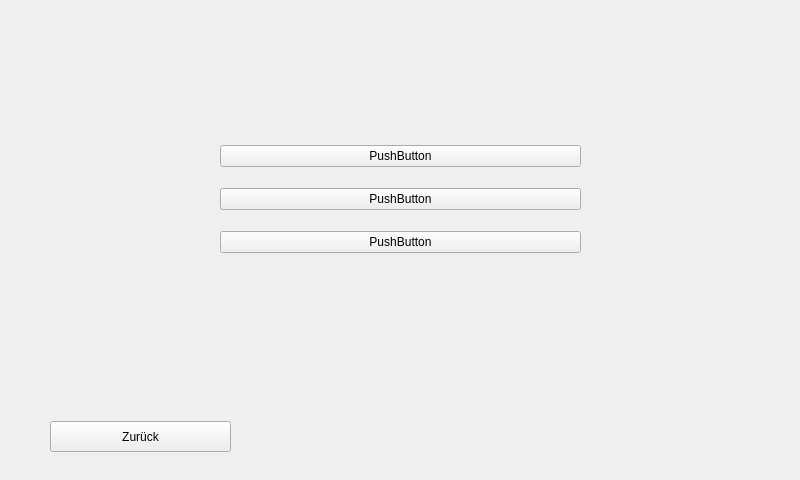
<?xml version="1.0" encoding="UTF-8"?>
<ui version="4.0">
 <class>WindowRezepte</class>
 <widget class="QWidget" name="WindowRezepte">
  <property name="geometry">
   <rect>
    <x>0</x>
    <y>0</y>
    <width>800</width>
    <height>480</height>
   </rect>
  </property>
  <property name="windowTitle">
   <string>Form</string>
  </property>
  <widget class="QStackedWidget" name="stackedWidget">
   <property name="geometry">
    <rect>
     <x>0</x>
     <y>0</y>
     <width>800</width>
     <height>480</height>
    </rect>
   </property>
   <property name="currentIndex">
    <number>0</number>
   </property>
   <widget class="QWidget" name="page">
    <widget class="QPushButton" name="cmdBack">
     <property name="geometry">
      <rect>
       <x>50</x>
       <y>421</y>
       <width>181</width>
       <height>31</height>
      </rect>
     </property>
     <property name="text">
      <string>Zurück</string>
     </property>
    </widget>
    <widget class="QWidget" name="">
     <property name="geometry">
      <rect>
       <x>220</x>
       <y>130</y>
       <width>361</width>
       <height>141</height>
      </rect>
     </property>
     <layout class="QVBoxLayout" name="verticalLayout">
      <item>
       <widget class="QPushButton" name="pushButton">
        <property name="text">
         <string>PushButton</string>
        </property>
       </widget>
      </item>
      <item>
       <widget class="QPushButton" name="pushButton_2">
        <property name="enabled">
         <bool>true</bool>
        </property>
        <property name="text">
         <string>PushButton</string>
        </property>
       </widget>
      </item>
      <item>
       <widget class="QPushButton" name="pushButton_3">
        <property name="text">
         <string>PushButton</string>
        </property>
       </widget>
      </item>
     </layout>
    </widget>
   </widget>
   <widget class="QWidget" name="page_2"/>
  </widget>
 </widget>
 <resources/>
 <connections/>
</ui>
